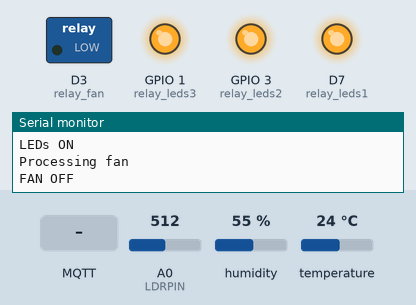
A sketch run on a simulated ESP8266 (NodeMCU). On the bench: switched loads named in the sketch (green lamp = pin HIGH), output pins drawn as LEDs (lit = HIGH), the last lines printed to the serial monitor. The inputs (shaded band) are chosen by the test bench; at power-on: temperature 24 °C, A0 (LDRPIN) = 512, humidity 55 %. WiFi joins after 1.5 s; servers stay silent unless stated; no MQTT or app messages arrive unless stated.

Above: at 4.7 s.
4.8 s: temperature set to 28 °C
10.2 s: temperature set to 31 °C
At 15.4 s:
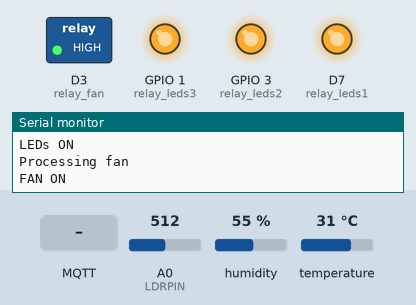
15.7 s: A0 (LDRPIN) set to 802
22.4 s: A0 (LDRPIN) set to 837
At 29.6 s:
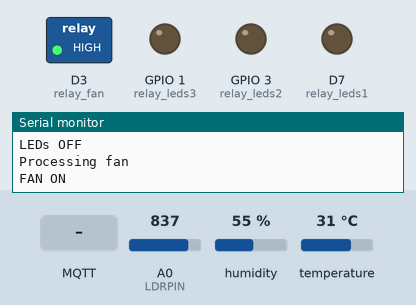
30.0 s: MQTT message "false" arrives on the second subscribed topic
At 35.81 s:
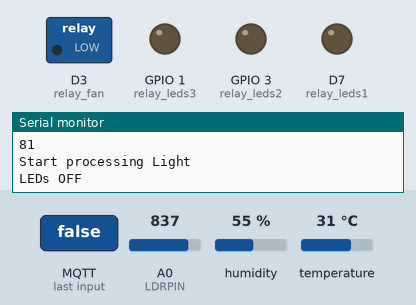
Timing chart, 0 to 37.4 s (numbered marks = the images above; inputs shaded):
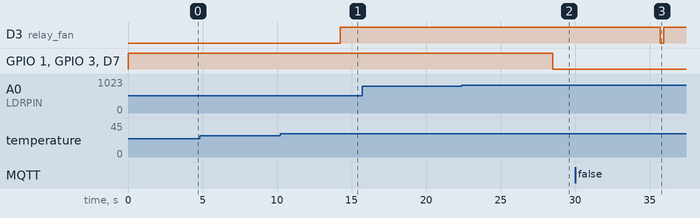

Measured:
- the behaviour switches between 29 and 30 °C on temperature (found by bisection; images 0 and 1)
- the behaviour switches between 819 and 820 on A0 (LDRPIN) (found by bisection; images 1 and 2)
- after the input at 10.2 s, D3 (relay_fan): LOW → HIGH after 4.0 s
- after the input at 22.4 s, GPIO 1 (relay_leds3), GPIO 3 (relay_leds2), D7 (relay_leds1): HIGH → LOW after 6.1 s
- after the input at 30.0 s, D3 (relay_fan): HIGH → LOW after 5.7 s, → HIGH 0.23 s later

The sketch:

samrt_greenhouse.ino
```cpp
//IN THE NAME OF WISDOM//
//Smart Greenhouse//
//Amirhossein Shoaraye Nejati//


#include <ESP8266WiFi.h>
#include <PubSubClient.h>
#include <DHT.h>
#define DHTTYPE DHT11   // DHT 11

const char* ssid = "NEJATI";
const char* password = "amir 1377";
const char* mqtt_server = "192.168.1.106";

WiFiClient espClient;
PubSubClient client(espClient);

#define DHTTYPE DHT11
#define DHTPIN D4
#define LDRPIN A0
#define relay_fan D3
#define relay_leds1 D7
#define relay_leds2 D9
#define relay_leds3 D10
#define relay_leds4 D11

// Initialize DHT sensor.
DHT dht(DHTPIN, DHTTYPE);


//Define variables
float hum = 0;
float temp = 0;
int lum =0;
long lastRecu =0;
float situ;

//define treshold for variables
//tresholds in % now
int lum_limit = 80;
int temp_limit = 29.1;
int time_FAN_ON = 2000;
bool leds_ON = false;
//Flag master if command received => the actuators won't be triggered while flag_master == 1
int Flag_master_LED =0;

//Delcaration of prototypes
void getData();

// connecting ESP8266 to router
void setup_wifi() {
  delay(10);

  //connecting to a WiFi network
  Serial.println();
  Serial.print("Connecting to ");
  Serial.println(ssid);
  WiFi.begin(ssid, password);
  while (WiFi.status() != WL_CONNECTED) {
    delay(500);
    Serial.print(".");
  }
  Serial.println("");
  Serial.print("WiFi connected - ESP IP address: ");
  Serial.println(WiFi.localIP());
}
///////////////////////////////////////////////////////////////////////////////////////////////////////////////////
//////////////////////////////////////////////////////////////////////////////////////////////////////////////////

void callback(String topic, byte* message, unsigned int length) {

  Serial.print("Message arrived on topic: ");
  Serial.print(topic);
  Serial.print(". Message: ");
  String payload;

  for (int i = 0; i < length; i++) {
    Serial.print((char)message[i]);
    payload+= (char)message[i];
  }
  Serial.println();

  // If a message is received on the topic Garden/Lights,check if the message is either on or off. Turns the lamp GPIO according to the message
     if(topic=="Garden/Lights")
      {
          Serial.print(" Switching Leds ");
          if(payload == "true"){
            digitalWrite(relay_leds1, HIGH);
            digitalWrite(relay_leds2, HIGH);
            digitalWrite(relay_leds3, HIGH);
            digitalWrite(relay_leds4, HIGH);
            delay(15000);
            Serial.print("On");
          }
          else if(payload == "false"){
            digitalWrite(relay_leds1, LOW);
            digitalWrite(relay_leds2, LOW);
            digitalWrite(relay_leds3, LOW);
            digitalWrite(relay_leds4, LOW);
            Serial.print("Off");
            }

      }
      else if(topic=="Garden/temp")
      {
      Serial.print(" Switching fan ");
      if(payload == "true"){
        digitalWrite(relay_fan,HIGH);
        delay(15000);
        Serial.print("On");
      }
      else if(payload == "false"){
        digitalWrite(relay_fan, LOW);
        Serial.print("Off");
      }
  }

  Serial.println();
}


//reconnecting ESP8266 to MQTT broker
void reconnect()
{
  // Loop until we're reconnected
  while (!client.connected()) {
    Serial.print("Attempting MQTT connection...");
    // Attempt to connect
    if (client.connect("ESP8266Client")) {
      Serial.println("connected");
      // Subscribe or resubscribe to a topic
      // You can subscribe to more topics (to control more LEDs in this example)
      client.subscribe("Garden/Lights");
      client.subscribe("Garden/temp");
    } else {
      Serial.print("failed, rc=");
      Serial.print(client.state());
      Serial.println(" try again in 5 seconds");
      // Wait 5 seconds before retrying
      delay(5000);
    }
  }
}

// The setup function sets nodeMCU GPIOs to Outputs, starts the serial communication at a baud rate of 115200
void setup() {
  Serial.println("start setup \n");
  //Relays
  pinMode(relay_fan, OUTPUT);
  pinMode(relay_leds1, OUTPUT);
  pinMode(relay_leds2, OUTPUT);
  pinMode(relay_leds3, OUTPUT);
  pinMode(relay_leds4, OUTPUT);
  digitalWrite(relay_leds1, HIGH);
  digitalWrite(relay_leds2, HIGH);
  digitalWrite(relay_leds3, HIGH);
  digitalWrite(relay_leds4, HIGH);
  dht.begin();
  Serial.begin(115200);
  setup_wifi();
  // Set the callback function, the server IP and port to communicate with
  client.setServer(mqtt_server, 1883);
  client.setCallback(callback);
  client.subscribe("Garden/Lights");
  client.subscribe("Garden/temp");
  delay(2000);

Serial.println("End setup \n");

}

void loop()
{
 if (!client.connected()) {
    reconnect();
  }
  if(!client.loop())
    client.connect("ESP8266Client");
    long now= millis();
getData();
delay(5000);
client.loop();

}

void getData()
 {

  Serial.println("analysis started");
  getDhtData();
  getLDRData();
  ProcessingLights();
  Processing_Fan();
 }

 void getDhtData(void)
{
  float tempIni = temp;
  float humIni = hum;
  temp = dht.readTemperature();
  hum = dht.readHumidity();
  if (isnan(hum) || isnan(temp))   // Check if any reads failed and exit early (to try again).
  {
    Serial.println("Failed to read from DHT sensor!");
    temp = tempIni;
    hum = humIni;
    return;
  }
  Serial.println("Temperature :");
  Serial.println(temp);
  Serial.println("Humidity :");
  Serial.println(hum);

  // To send data via MQTT we need to compute our datas into a table of char
  float hic = dht.computeHeatIndex(temp, hum, false);
  static char temperatureTemp[7];
  dtostrf(hic, 6, 2, temperatureTemp);

  static char humidityTemp[7];
  dtostrf(hum, 6, 2, humidityTemp);
  // we finaly publish in the topic our values, it'll be read by the MQTT broker and sent to the dashboard in our case
  client.publish("Garden/Temperature", temperatureTemp);
  client.publish("Garden/Humidity", humidityTemp);


}

void getLDRData(void)
{
  lum = analogRead(LDRPIN);
  lum = (lum *100)/1024;
  static char lumTemp[7];
  dtostrf(lum, 6, 2, lumTemp);
  client.publish("Garden/Lum", lumTemp);

  Serial.println("Light measured:");
  Serial.println(lum);
}
//funtion processing the data coming from the LDR, turning OFF and ON the artificial light system if needed.
void ProcessingLights()
{
  if(Flag_master_LED ==0)
  {
  Serial.println("Start processing Light \n");
  if(lum < lum_limit && (leds_ON == false ))
  {
    Serial.println("LEDs ON");
    digitalWrite(relay_leds1, HIGH);
    digitalWrite(relay_leds2, HIGH);
    digitalWrite(relay_leds3, HIGH);
    digitalWrite(relay_leds4, HIGH);
    situ= 1;
    static char situation[7];
    dtostrf(situ, 6, 2, situation);
    client.publish("lightsystem(ON)", situation);
  }
  else
  {
    Serial.println("LEDs OFF");
    digitalWrite(relay_leds1, LOW);
    digitalWrite(relay_leds2, LOW);
    digitalWrite(relay_leds3, LOW);
    digitalWrite(relay_leds4, LOW);
    situ= 2;
    static char situation[7];
    dtostrf(situ, 6, 2, situation);
    client.publish("lightsystem(OFF)", situation);
  }
  }
  else
  {
    Serial.println("flag_master_LEDs : ON");
  }
  delay(200);
}

//function running the processing of temperature Data, and triggering the FAN if needed
void Processing_Fan()
{
  Serial.println("Processing fan \n");
  if(temp > temp_limit)
  {
    Serial.println("FAN ON");
    digitalWrite(relay_fan,HIGH);
    situ= 3;
    static char situation[7];
    dtostrf(situ, 6, 2, situation);
    client.publish("fansystem(ON)", situation);
    delay(2000);

  }
  else
  {
     Serial.println("FAN OFF");
     digitalWrite(relay_fan,LOW);
     situ= 4;
    static char situation[7];
    dtostrf(situ, 6, 2, situation);
    client.publish("fansystem(OFF)", situation);

}
}
```
